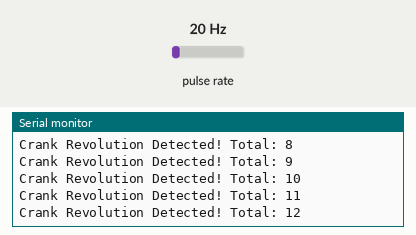
Recording of a program running on a simulated ESP32. Parts: the last lines printed to the serial monitor. Wiring (inferred from the names in the program): pulse sensor: data GPIO 32. Inputs (shaded band) come from the test bench; at power-on: pulse rate 20 Hz. Nothing arrives over Bluetooth unless stated; a phone connects over Bluetooth LE 3 s after start.

Above: at 1.2 s.
1.3 s: pulse rate (sensor on GPIO 32) set to 50 Hz
At 2.2 s:
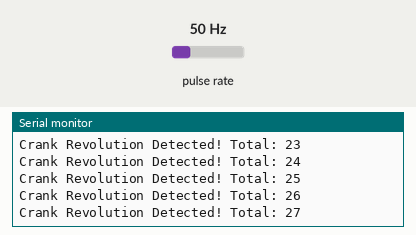
2.8 s: pulse rate (sensor on GPIO 32) set to 100 Hz
At 3.4 s:
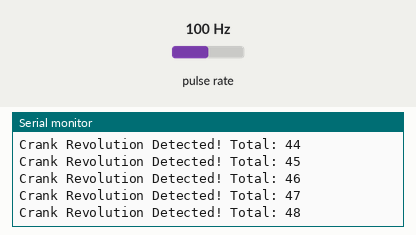
Timing chart, 0 to 5.8 s (numbered marks = the images above; inputs shaded):
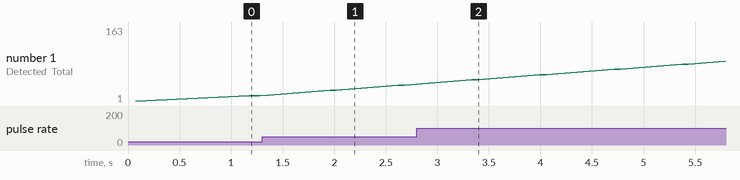

The program:

main.cpp
```cpp
#include <Arduino.h>
#include <BLEDevice.h>
#include <BLEUtils.h>
#include <BLEServer.h>
#include <BLE2902.h>

// UUIDs for our service and characteristics
#define SERVICE_UUID 0x1816
#define CSC_MEASUREMENT_UUID 0x2A5B
#define CSC_FEATURE_UUID 0x2A5C
#define SENSOR_LOCATION_UUID 0x2A5D

const int hallPin = 32; // Pin connected to the A3144 Hall effect sensor
volatile uint32_t lastDetectionMillis = 0; // Time of the last detected magnet
volatile uint16_t crankRevolutions = 0; // Total number of crank revolutions
uint16_t last_crank_event_time = 0; // Time of the last crank event

BLECharacteristic *pCSCMeasurementCharacteristic;

void magnetDetected() {
  uint32_t currentMillis = millis();
  if (currentMillis - lastDetectionMillis > 50) {  // Debounce for 50ms
    crankRevolutions++;

    // Calculate time difference since the last magnet detection in 1/1024th of a second units
    uint16_t timeDifference = (currentMillis - lastDetectionMillis) * 1024 / 1000;
    last_crank_event_time += timeDifference;

    // Adjust for overflow
    if (last_crank_event_time > 65530) {
      last_crank_event_time -= 65530;
    }

    lastDetectionMillis = currentMillis;

    // Print the crank revolution count
    Serial.println("Crank Revolution Detected! Total: " + String(crankRevolutions));

    // Construct and send the BLE message
    uint8_t flags = 0x02;  // Only crank data present
    uint8_t cscMeasurement[5]; // Data for cadence only

    cscMeasurement[0] = flags;
    cscMeasurement[1] = crankRevolutions & 0xFF;
    cscMeasurement[2] = (crankRevolutions >> 8) & 0xFF;
    cscMeasurement[3] = last_crank_event_time & 0xFF;
    cscMeasurement[4] = (last_crank_event_time >> 8) & 0xFF;

    pCSCMeasurementCharacteristic->setValue(cscMeasurement, sizeof(cscMeasurement));
    pCSCMeasurementCharacteristic->notify();
  }
}

void setup() {
  Serial.begin(115200);

  // Initialize BLE
  BLEDevice::init("ESP32 Bike Trainer");
  BLEServer *pServer = BLEDevice::createServer();
  BLEService *pService = pServer->createService((uint16_t)SERVICE_UUID);

  // Setup CSC Measurement Characteristic
  pCSCMeasurementCharacteristic = pService->createCharacteristic(
                                      (uint16_t)CSC_MEASUREMENT_UUID,
                                      BLECharacteristic::PROPERTY_NOTIFY
                                    );
  pCSCMeasurementCharacteristic->addDescriptor(new BLE2902());

  // Setup CSC Feature and Sensor Location Characteristics
  pService->createCharacteristic((uint16_t)CSC_FEATURE_UUID, BLECharacteristic::PROPERTY_READ)
          ->setValue((uint8_t*)"\x03\x00", 2);
  pService->createCharacteristic((uint16_t)SENSOR_LOCATION_UUID, BLECharacteristic::PROPERTY_READ)
          ->setValue((uint8_t*)"\x0C", 1);

  // Start the BLE service and advertising
  pService->start();
  BLEAdvertising *pAdvertising = BLEDevice::getAdvertising();
  pAdvertising->addServiceUUID((uint16_t)SERVICE_UUID);
  pAdvertising->setScanResponse(true);
  pAdvertising->setMinPreferred(0x06);
  BLEDevice::startAdvertising();

  // Setup Hall effect sensor
  pinMode(hallPin, INPUT_PULLUP);
  attachInterrupt(digitalPinToInterrupt(hallPin), magnetDetected, FALLING);
}
void loop() { }
/*
void loop() {
  cumulative_crank_revolutions++;  // Increase by 1 for 60 RPM

  // Increase the last crank event time by 1024 1/1024ths of a second for 60 RPM
  last_crank_event_time += 1024;

  uint8_t flags = 0x02;  // Only crank data

  uint8_t cscMeasurement[5];  // For cadence only

  cscMeasurement[0] = flags;
  cscMeasurement[1] = cumulative_crank_revolutions & 0xFF;
  cscMeasurement[2] = (cumulative_crank_revolutions >> 8) & 0xFF;
  cscMeasurement[3] = last_crank_event_time & 0xFF;
  cscMeasurement[4] = (last_crank_event_time >> 8) & 0xFF;

  pCSCMeasurementCharacteristic->setValue(cscMeasurement, sizeof(cscMeasurement));
  pCSCMeasurementCharacteristic->notify();

  delay(1000);
}
*/
```

Measured:
- plotted number 1: 13 → 37 after the input at 1.3 s
